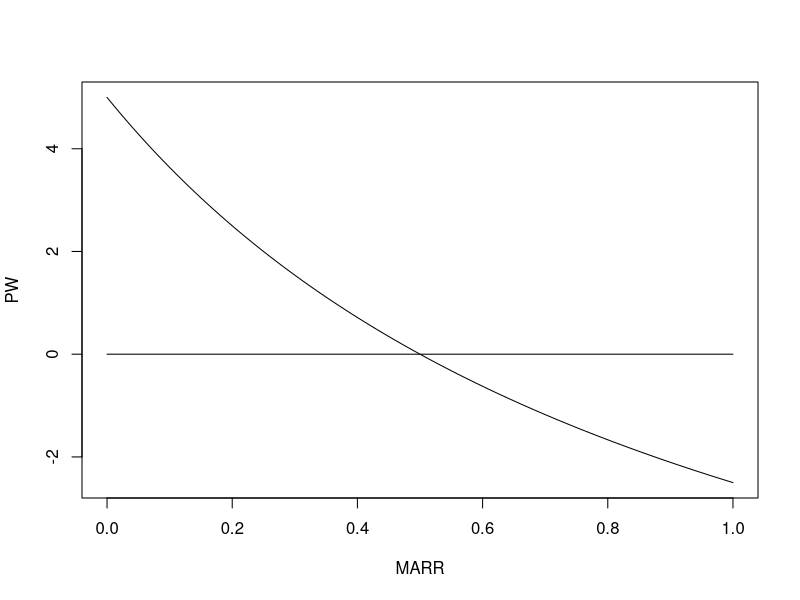
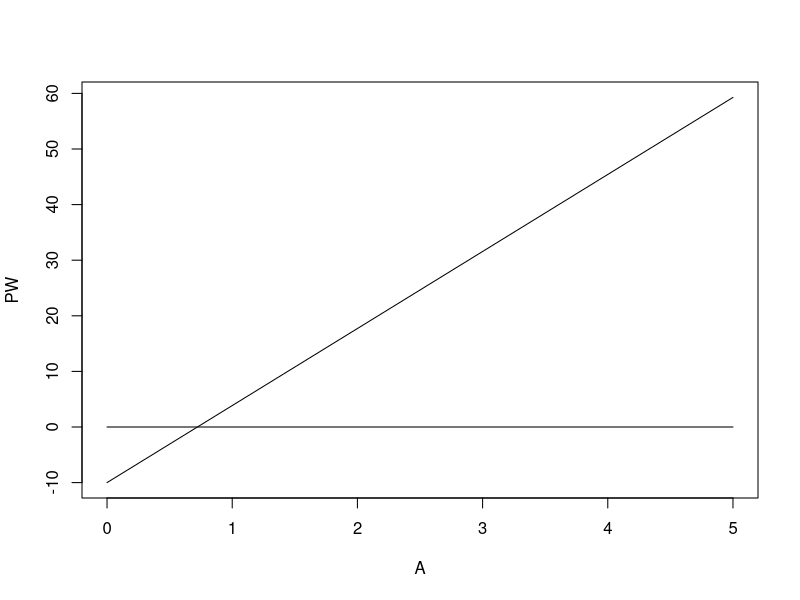
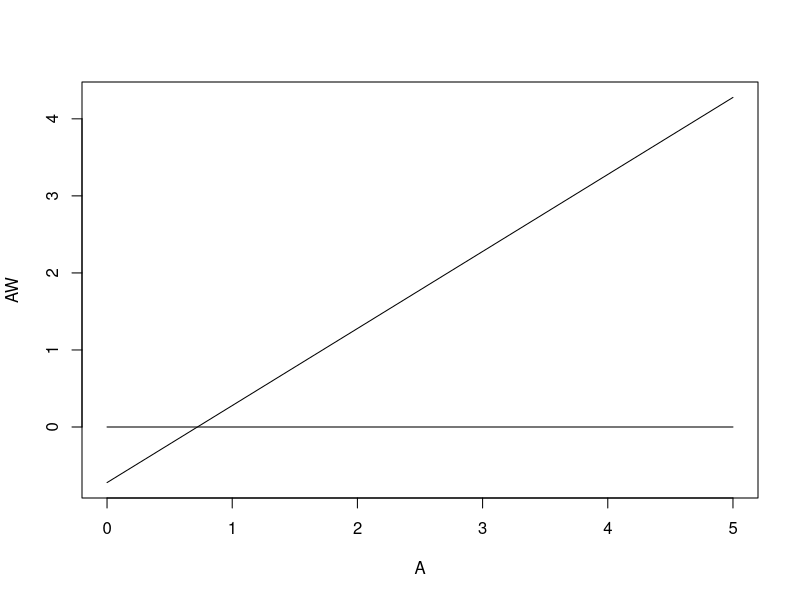
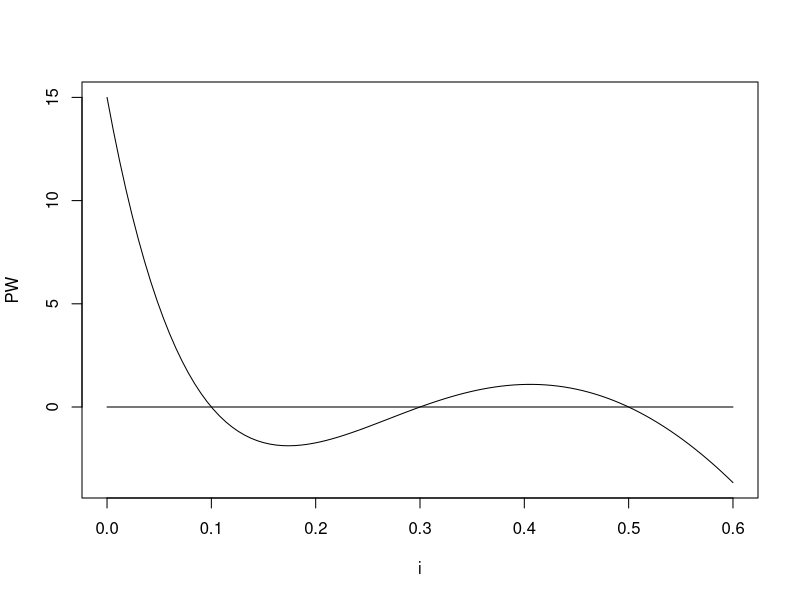
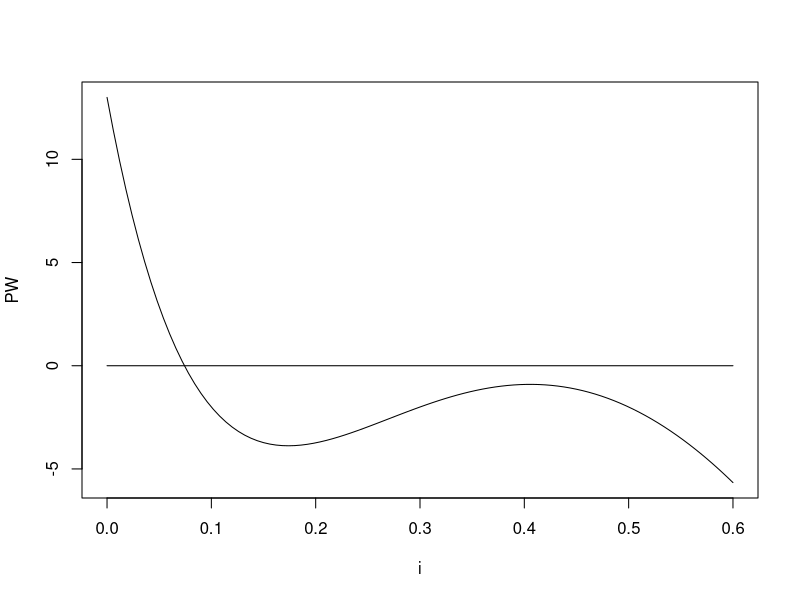
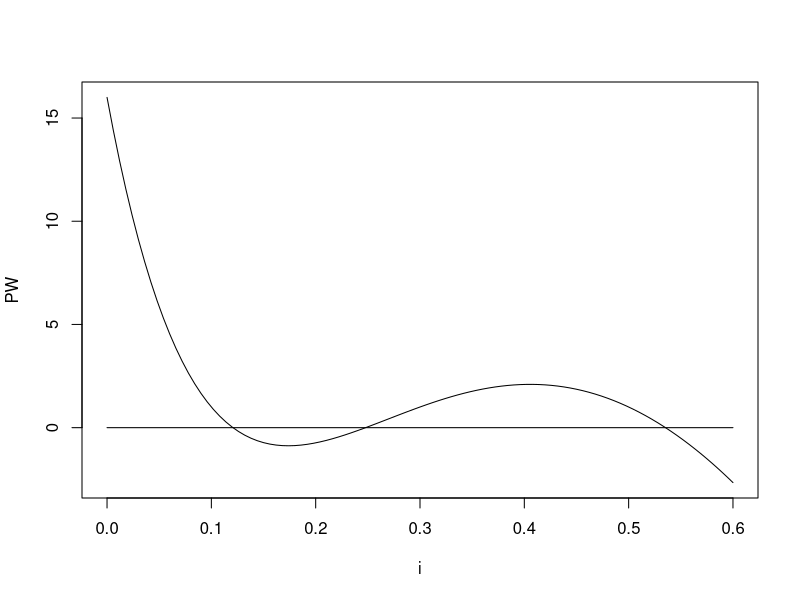
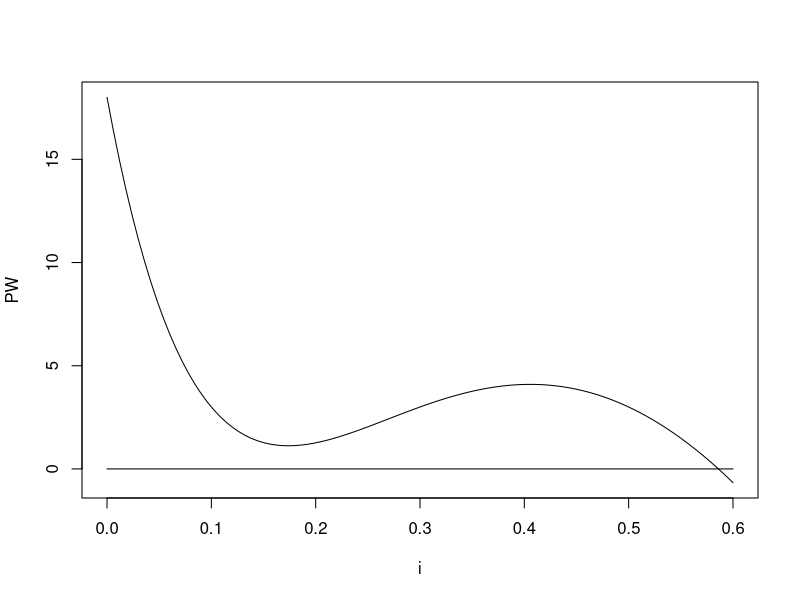
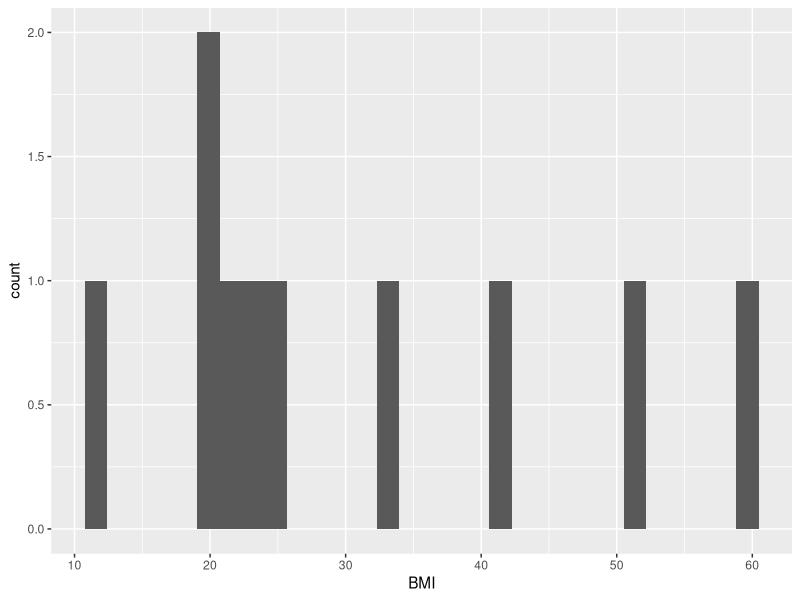

These figures' R source, in order:
## ---- chunk 1
knitr::opts_chunk$set(echo = FALSE)
## ---- chunk 2

curve(-10 + 15 / (1 + x), 0, 1, ylab = "PW", xlab = "MARR"  )
curve(0 * x, 0,1, add = TRUE)

## ---- chunk 3
curve(-10 + x * ((1.1 ^ 10 + 1 ))/(.1 * 1.1 ^ 10), 0, 5, xlab = "A", ylab = "PW")
curve(0 * x, 0, 5, add = TRUE)

PWABreak <- 10 * (.1 * 1.1 ^ 10)/((1.1 ^ 10 + 1 ))
## ---- chunk 4
curve(x - 10 * (.1 * 1.1 ^ 10)/((1.1 ^ 10 + 1 )), 0, 5, xlab = "A", ylab = "AW")
curve(0 * x, 0, 5, add = TRUE)

PWABreak <- 10 * (.1 * 1.1 ^ 10)/((1.1 ^ 10 + 1 ))
## ---- chunk 5

curve(-1000 + 3900/(1 + x) - 5030/(1 + x)^2 + 2145/(1 + x)^3, 0, .6, ylab = "PW", xlab="i"  )
curve(0 * x, 0, .6, add = TRUE)

## ---- chunk 6

curve(-1002 + 3900/(1 + x) - 5030/(1 + x)^2 + 2145/(1 + x)^3, 0, .6, ylab = "PW", xlab="i"  )
curve(0 * x, 0, .6, add = TRUE)

## ---- chunk 7

curve(-999 + 3900/(1 + x) - 5030/(1 + x)^2 + 2145/(1 + x)^3, 0, .6, ylab = "PW", xlab="i"  )
curve(0 * x, 0, .6, add = TRUE)

## ---- chunk 8

curve(-997 + 3900/(1 + x) - 5030/(1 + x)^2 + 2145/(1 + x)^3, 0, .6, ylab = "PW", xlab="i"  )
curve(0 * x, 0, .6, add = TRUE)

## ---- chunk 9
library(MASS)
library(knitr)
Obs <- as.data.frame(mvrnorm(10, c(1.8,86), matrix(c(.1,.2,.2,5),2,2)))
names(Obs) <- c("Ht", "Wt")
kable(Obs, pad = 0)
## ---- chunk 10
library(dplyr)
Obs <- Obs %>% mutate(BMI = Wt/(Ht ^ 2)) 

## ---- chunk 11
library(dplyr)
library(ggplot2)
Obs %>%  ggplot(aes(BMI)) + geom_histogram()

## ---- chunk 12
kable(var(cbind(Obs$Ht,Obs$Wt)))

## ---- chunk 13

SimObs <- as.data.frame(mvrnorm(1000, colMeans(cbind(Obs$Ht, Obs$Wt)), var(cbind(Obs$Ht, Obs$Wt))))
names(SimObs) <- c("Ht", "Wt")
SimObs <- SimObs %>% mutate(BMI = Wt/(Ht ^ 2)) 

SimObs %>% ggplot(aes(BMI)) + geom_histogram()

